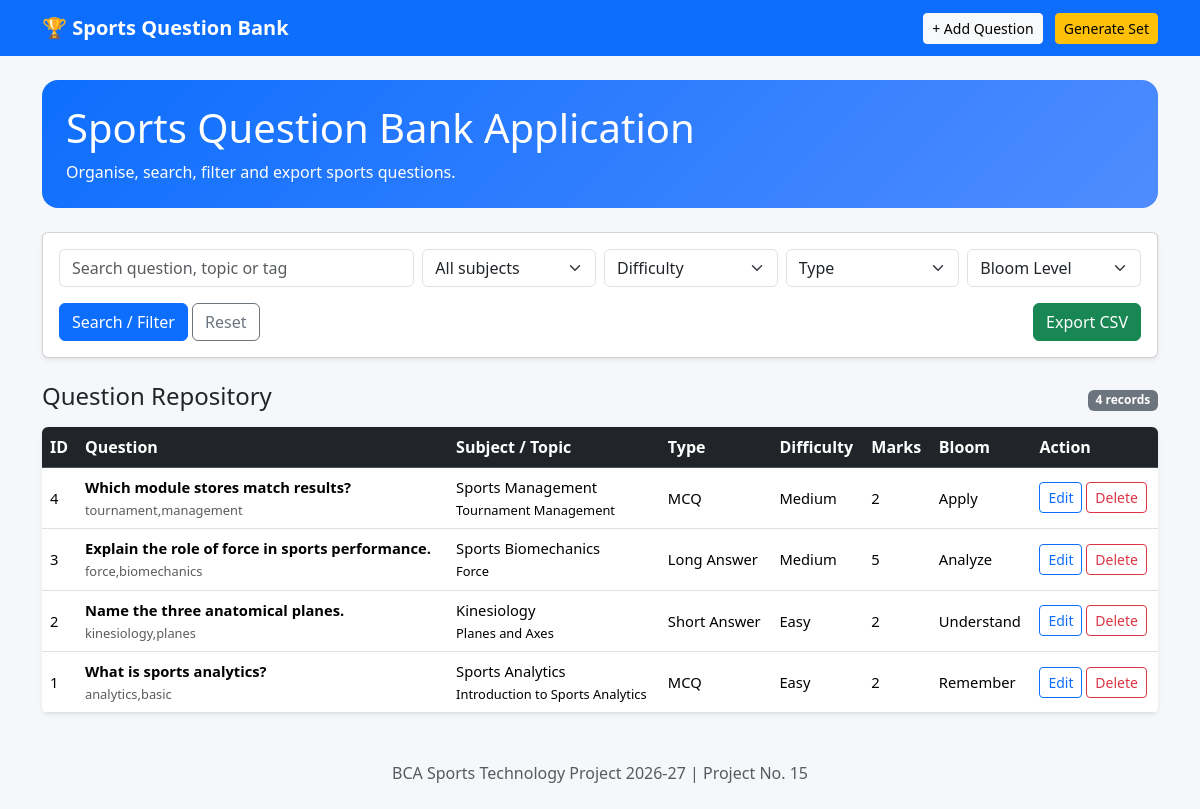
The page / on the database its author committed.
### tables this page shows
CREATE TABLE questions (
id INTEGER PRIMARY KEY AUTOINCREMENT, course TEXT NOT NULL, semester TEXT NOT NULL,
subject TEXT NOT NULL, unit TEXT NOT NULL, topic TEXT NOT NULL, question_type TEXT NOT NULL,
difficulty TEXT NOT NULL, marks INTEGER NOT NULL, bloom TEXT NOT NULL, tags TEXT, question TEXT NOT NULL, answer TEXT);

### app.py (the view)
@app.route("/")
def index():
    conn = get_db()
    q = request.args.get("q","").strip()
    subject = request.args.get("subject","").strip()
    difficulty = request.args.get("difficulty","").strip()
    qtype = request.args.get("question_type","").strip()
    bloom = request.args.get("bloom","").strip()
    sql = "SELECT * FROM questions WHERE 1=1"
    params = []
    if q:
        sql += " AND (question LIKE ? OR topic LIKE ? OR tags LIKE ?)"
        params += [f"%{q}%", f"%{q}%", f"%{q}%"]
    if subject:
        sql += " AND subject=?"; params.append(subject)
    if difficulty:
        sql += " AND difficulty=?"; params.append(difficulty)
    if qtype:
        sql += " AND question_type=?"; params.append(qtype)
    if bloom:
        sql += " AND bloom=?"; params.append(bloom)
    sql += " ORDER BY id DESC"
    rows = conn.execute(sql, params).fetchall()
    subjects = [r[0] for r in conn.execute("SELECT DISTINCT subject FROM questions ORDER BY subject")]
    conn.close()
    return render_template("index.html", questions=rows, subjects=subjects,
                           filters=request.args)

### app.py (called while the page is built)
def get_db():
    conn = sqlite3.connect(DB)
    conn.row_factory = sqlite3.Row
    return conn

### templates/index.html (shortened to what this page needs)
{% extends "base.html" %}{% block content %}
<div class="p-4 mb-4 hero rounded-4">
<h1>Sports Question Bank Application</h1>
<p class="mb-0">Organise, search, filter and export sports questions.</p>
</div>
<form class="card card-body mb-4 shadow-sm">
<div class="row g-2">
<div class="col-md-4"><input class="form-control" name="q" placeholder="Search question, topic or tag" value="{{ filters.get('q','') }}"></div>
<div class="col-md-2"><select class="form-select" name="subject"><option value="">All subjects</option>{% for s in subjects %}<option {% if filters.get('subject')==s %}selected{% endif %}>{{s}}</option>{% endfor %}</select></div>
<div class="col-md-2"><select class="form-select" name="difficulty"><option value="">Difficulty</option></select></div>
<div class="col-md-2"><select class="form-select" name="question_type"><option value="">Type</option></select></div>
<div class="col-md-2"><select class="form-select" name="bloom"><option value="">Bloom Level</option></select></div>
</div><div class="mt-3"><button class="btn btn-primary">Search / Filter</button>
<a class="btn btn-outline-secondary" href="{{url_for('index')}}">Reset</a>
<a class="btn btn-success float-end" href="{{url_for('export')}}">Export CSV</a></div>
</form>
<div class="d-flex justify-content-between align-items-center mb-2"><h4>Question Repository</h4><span class="badge bg-secondary">{{questions|length}} records</span></div>
<div class="table-responsive bg-white shadow-sm rounded">
<table class="table table-hover align-middle mb-0"><thead class="table-dark"><tr>
<th>ID</th><th>Question</th><th>Subject / Topic</th><th>Type</th><th>Difficulty</th><th>Marks</th><th>Bloom</th><th>Action</th>
</tr></thead><tbody>
{% for q in questions %}<tr>
<td>{{q.id}}</td><td><strong>{{q.question}}</strong><br><small class="text-muted">{{q.tags or ''}}</small></td>
<td>{{q.subject}}<br><small>{{q.topic}}</small></td><td>{{q.question_type}}</td><td>{{q.difficulty}}</td><td>{{q.marks}}</td><td>{{q.bloom}}</td>
<td><a class="btn btn-sm btn-outline-primary" href="{{url_for('edit',id=q.id)}}">Edit</a>
<form class="d-inline" method="post" action="{{url_for('delete',id=q.id)}}" onsubmit="return confirm('Delete this question?')"><button class="btn btn-sm btn-outline-danger">Delete</button></form></td>
</tr>{% else %}<tr><td colspan="8" class="text-center py-4">No questions found.</td></tr>{% endfor %}
</tbody></table></div>
{% endblock %}

### templates/base.html (shortened to what this page needs)
<!doctype html>
<html lang="en">
<head>
<link href="https://cdn.jsdelivr.net/npm/bootstrap@5.3.3/dist/css/bootstrap.min.css" rel="stylesheet">
<link rel="stylesheet" href="{{ url_for('static', filename='style.css') }}">
</head>
<body>
<nav class="navbar navbar-dark bg-primary">
<div class="container"><a class="navbar-brand fw-bold" href="{{ url_for('index') }}">🏆 Sports Question Bank</a>
<div><a class="btn btn-light btn-sm me-2" href="{{ url_for('add') }}">+ Add Question</a>
<a class="btn btn-warning btn-sm" href="{{ url_for('question_set') }}">Generate Set</a></div>
</div></nav>
<main class="container py-4">
{% block content %}{% endblock %}
</main>
<footer class="text-center text-muted py-4">BCA Sports Technology Project 2026-27 | Project No. 15</footer>
</body></html>

### static/style.css (style rules this page uses)
body { background:#f5f7fb }
.hero { background:linear-gradient(135deg,#0d6efd,#4f8cff);color:white }
.table td { font-size:.92rem }

### rows shown on the page
questions: id "4", question "Which module stores match results?", tags "tournament,management", subject "Sports Management", topic "Tournament Management", question_type "MCQ", difficulty "Medium", marks "2", bloom "Apply"
questions: id "3", question "Explain the role of force in sports performance.", tags "force,biomechanics", subject "Sports Biomechanics", topic "Force", question_type "Long Answer", difficulty "Medium", marks "5", bloom "Analyze"
questions: id "2", question "Name the three anatomical planes.", tags "kinesiology,planes", subject "Kinesiology", topic "Planes and Axes", question_type "Short Answer", difficulty "Easy", marks "2", bloom "Understand"
questions: id "1", question "What is sports analytics?", tags "analytics,basic", subject "Sports Analytics", topic "Introduction to Sports Analytics", question_type "MCQ", difficulty "Easy", marks "2", bloom "Remember"

### other values the page prints
{{ questions|length }} "4"
